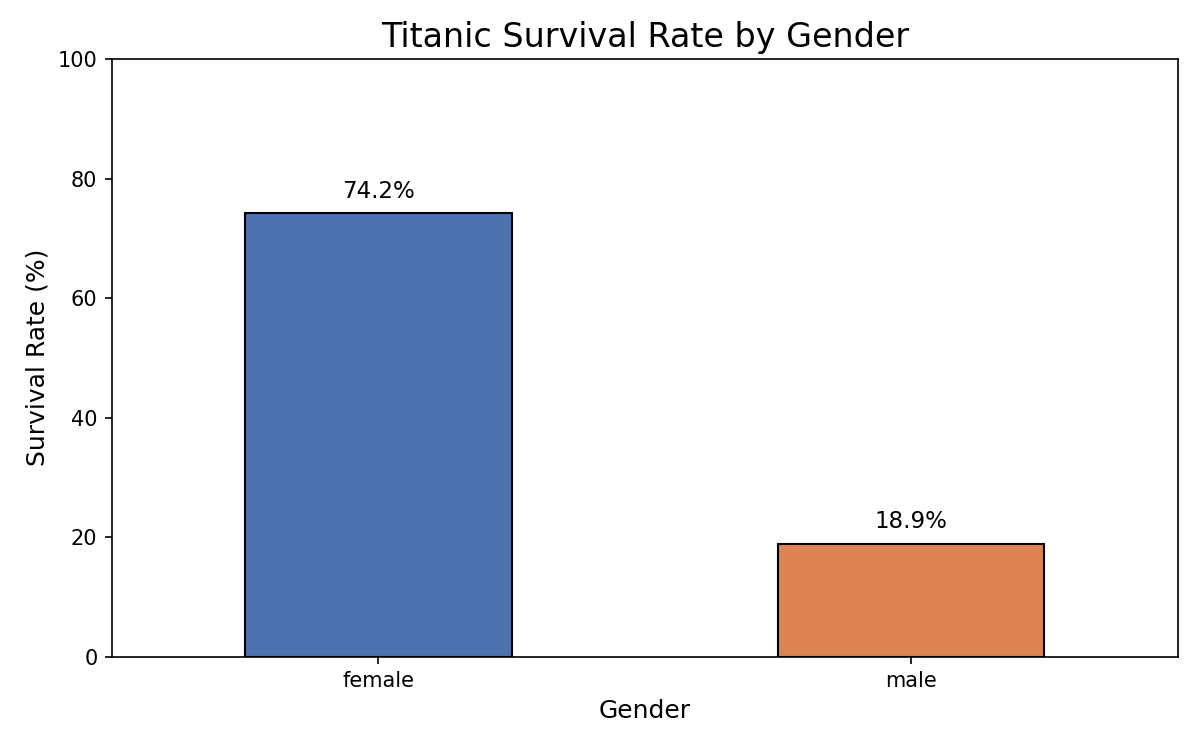

This figure's Python source:
import matplotlib
matplotlib.use("Agg")
import pandas as pd
import matplotlib.pyplot as plt

# 웹에서 타이타닉 데이터셋 다운로드
url = "https://raw.githubusercontent.com/datasciencedojo/datasets/master/titanic.csv"

df = pd.read_csv(url)

# 성별 생존 비율 계산
survival_by_sex = df.groupby("Sex")["Survived"].mean() * 100

print("=== 성별 생존 비율 ===")
print(survival_by_sex.round(2).astype(str) + "%")

# 바차트 그리기
fig, ax = plt.subplots(figsize=(8, 5))
bar_colors = ["#4c72b0", "#dd8452"]

survival_by_sex.plot(
    kind="bar",
    color=bar_colors,
    edgecolor="black",
    ax=ax,
)

ax.set_title("Titanic Survival Rate by Gender", fontsize=16)
ax.set_xlabel("Gender", fontsize=12)
ax.set_ylabel("Survival Rate (%)", fontsize=12)
ax.set_ylim(0, 100)
ax.set_xticklabels(["female", "male"], rotation=0)

for p in ax.patches:
    ax.annotate(
        f"{p.get_height():.1f}%",
        (p.get_x() + p.get_width() / 2, p.get_height()),
        ha="center",
        va="bottom",
        fontsize=11,
        color="black",
        xytext=(0, 5),
        textcoords="offset points",
    )

plt.tight_layout()
plt.savefig("titanic_survival_by_gender.png", dpi=150)
print("Saved titanic_survival_by_gender.png")
